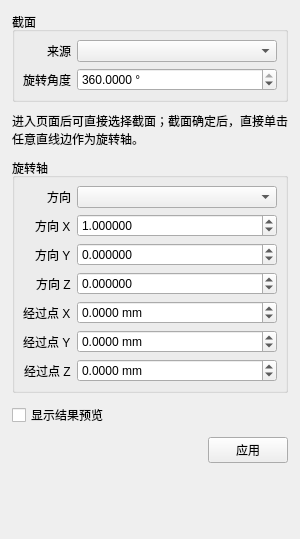
<?xml version="1.0" encoding="UTF-8"?>
<ui version="4.0">
 <class>RevolveDialog</class>
 <widget class="QWidget" name="RevolveDialog">
  <layout class="QVBoxLayout" name="mainLayout">
   <property name="leftMargin"><number>12</number></property>
   <property name="topMargin"><number>12</number></property>
   <property name="rightMargin"><number>12</number></property>
   <property name="bottomMargin"><number>12</number></property>
   <property name="spacing"><number>10</number></property>
   <item>
    <widget class="QGroupBox" name="profileGroup">
     <property name="title"><string>截面</string></property>
     <layout class="QFormLayout" name="profileLayout">
      <property name="leftMargin"><number>8</number></property>
      <property name="topMargin"><number>8</number></property>
      <property name="rightMargin"><number>8</number></property>
      <property name="bottomMargin"><number>8</number></property>
      <property name="labelAlignment"><set>Qt::AlignRight|Qt::AlignTrailing|Qt::AlignVCenter</set></property>
      <item row="0" column="0"><widget class="QLabel" name="sourceLabel"><property name="text"><string>来源</string></property></widget></item>
      <item row="0" column="1"><widget class="QComboBox" name="sourceCombo"><property name="minimumHeight"><number>30</number></property></widget></item>
      <item row="1" column="0"><widget class="QLabel" name="angleLabel"><property name="text"><string>旋转角度</string></property></widget></item>
      <item row="1" column="1"><widget class="CompactDoubleSpinBox" name="angleSpin"><property name="minimumHeight"><number>30</number></property><property name="suffix"><string> °</string></property><property name="decimals"><number>4</number></property><property name="minimum"><double>-360.000000000000000</double></property><property name="maximum"><double>360.000000000000000</double></property><property name="singleStep"><double>15.000000000000000</double></property><property name="value"><double>360.000000000000000</double></property></widget></item>
     </layout>
    </widget>
   </item>
   <item>
    <widget class="QLabel" name="directSelectionHint">
     <property name="text"><string>进入页面后可直接选择截面；截面确定后，直接单击任意直线边作为旋转轴。</string></property>
     <property name="wordWrap"><bool>true</bool></property>
    </widget>
   </item>
   <item>
    <widget class="QGroupBox" name="axisGroup">
     <property name="title"><string>旋转轴</string></property>
     <layout class="QFormLayout" name="axisLayout">
      <property name="leftMargin"><number>8</number></property>
      <property name="topMargin"><number>8</number></property>
      <property name="rightMargin"><number>8</number></property>
      <property name="bottomMargin"><number>8</number></property>
      <property name="labelAlignment"><set>Qt::AlignRight|Qt::AlignTrailing|Qt::AlignVCenter</set></property>
      <item row="0" column="0"><widget class="QLabel" name="axisLabel"><property name="text"><string>方向</string></property></widget></item>
      <item row="0" column="1"><widget class="QComboBox" name="axisCombo"><property name="minimumHeight"><number>30</number></property></widget></item>
      <item row="1" column="0"><widget class="QLabel" name="axisDxLabel"><property name="text"><string>方向 X</string></property></widget></item>
      <item row="1" column="1"><widget class="CompactDoubleSpinBox" name="axisDxSpin"><property name="minimumHeight"><number>30</number></property><property name="decimals"><number>6</number></property><property name="minimum"><double>-1000000.000000000000000</double></property><property name="maximum"><double>1000000.000000000000000</double></property><property name="value"><double>1.000000000000000</double></property></widget></item>
      <item row="2" column="0"><widget class="QLabel" name="axisDyLabel"><property name="text"><string>方向 Y</string></property></widget></item>
      <item row="2" column="1"><widget class="CompactDoubleSpinBox" name="axisDySpin"><property name="minimumHeight"><number>30</number></property><property name="decimals"><number>6</number></property><property name="minimum"><double>-1000000.000000000000000</double></property><property name="maximum"><double>1000000.000000000000000</double></property></widget></item>
      <item row="3" column="0"><widget class="QLabel" name="axisDzLabel"><property name="text"><string>方向 Z</string></property></widget></item>
      <item row="3" column="1"><widget class="CompactDoubleSpinBox" name="axisDzSpin"><property name="minimumHeight"><number>30</number></property><property name="decimals"><number>6</number></property><property name="minimum"><double>-1000000.000000000000000</double></property><property name="maximum"><double>1000000.000000000000000</double></property></widget></item>
      <item row="4" column="0"><widget class="QLabel" name="oxLabel"><property name="text"><string>经过点 X</string></property></widget></item>
      <item row="4" column="1"><widget class="CompactDoubleSpinBox" name="oxSpin"><property name="minimumHeight"><number>30</number></property><property name="suffix"><string> mm</string></property><property name="decimals"><number>4</number></property><property name="minimum"><double>-1000000.000000000000000</double></property><property name="maximum"><double>1000000.000000000000000</double></property></widget></item>
      <item row="5" column="0"><widget class="QLabel" name="oyLabel"><property name="text"><string>经过点 Y</string></property></widget></item>
      <item row="5" column="1"><widget class="CompactDoubleSpinBox" name="oySpin"><property name="minimumHeight"><number>30</number></property><property name="suffix"><string> mm</string></property><property name="decimals"><number>4</number></property><property name="minimum"><double>-1000000.000000000000000</double></property><property name="maximum"><double>1000000.000000000000000</double></property></widget></item>
      <item row="6" column="0"><widget class="QLabel" name="ozLabel"><property name="text"><string>经过点 Z</string></property></widget></item>
      <item row="6" column="1"><widget class="CompactDoubleSpinBox" name="ozSpin"><property name="minimumHeight"><number>30</number></property><property name="suffix"><string> mm</string></property><property name="decimals"><number>4</number></property><property name="minimum"><double>-1000000.000000000000000</double></property><property name="maximum"><double>1000000.000000000000000</double></property></widget></item>
     </layout>
    </widget>
   </item>
   <item>
    <widget class="QCheckBox" name="previewCheck">
     <property name="text"><string>显示结果预览</string></property>
     <property name="toolTip"><string>默认关闭。旋转轴参考线仍会显示，结果实体仅在勾选后预览。</string></property>
    </widget>
   </item>
   <item>
    <layout class="QHBoxLayout" name="buttonLayout">
     <item><spacer name="buttonSpacer"><property name="orientation"><enum>Qt::Horizontal</enum></property><property name="sizeHint" stdset="0"><size><width>40</width><height>20</height></size></property></spacer></item>
     <item><widget class="QPushButton" name="applyButton"><property name="minimumHeight"><number>34</number></property><property name="text"><string>应用</string></property></widget></item>
    </layout>
   </item>
   <item><widget class="QLabel" name="statusLabel"><property name="visible"><bool>false</bool></property><property name="text"><string/></property><property name="wordWrap"><bool>true</bool></property></widget></item>
   <item><spacer name="verticalSpacer"><property name="orientation"><enum>Qt::Vertical</enum></property><property name="sizeHint" stdset="0"><size><width>20</width><height>40</height></size></property></spacer></item>
  </layout>
 </widget>
  <customwidgets>
  <customwidget><class>CompactDoubleSpinBox</class><extends>QDoubleSpinBox</extends><header>CompactDoubleSpinBox.h</header></customwidget>
 </customwidgets>
 <resources/>
 <connections/>
</ui>
